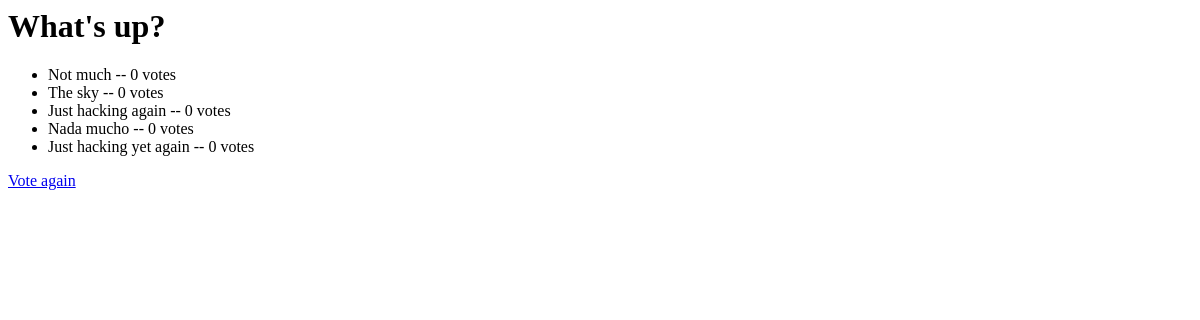
/polls/1/results/, run on an earlier commit of the app's database.
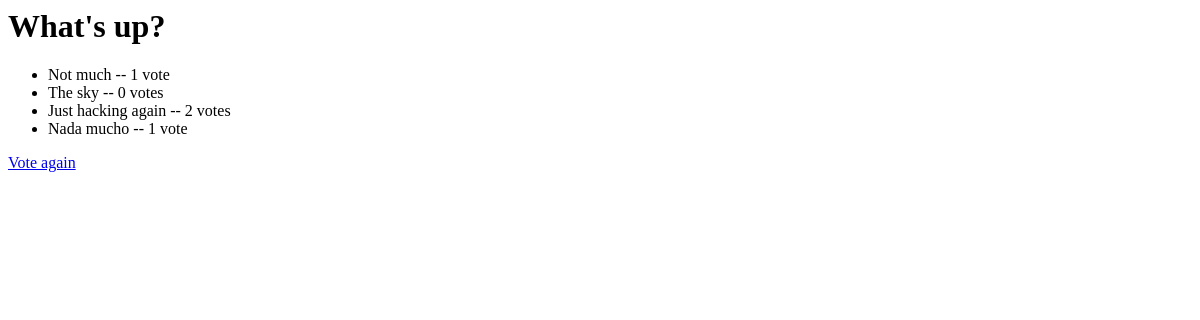
And on a later commit of the database.
### polls/models.py (models this page shows, shortened)
class Question(models.Model):
    question_text = models.CharField(max_length=200)
    pub_date = models.DateTimeField('date published')

class Choice(models.Model):
    question = models.ForeignKey(Question, on_delete=models.CASCADE)
    choice_text = models.CharField(max_length=200)
    votes = models.IntegerField(default=0)

### polls/views.py (the view)
# urls.py: url(r'^(?P<question_id>[0-9]+)/results/$', views.results, name='results'),
def results(request, question_id):
    question = get_object_or_404(Question, pk=question_id)
    return render(request, 'polls/results.html', {'question': question})

### polls/templates/polls/results.html
<h1>{{ question.question_text }}</h1>
<ul>
{% for choice in question.choice_set.all %}
    <li>{{ choice.choice_text }} -- {{ choice.votes }} vote{{choice.votes|pluralize}}</li>
{% endfor %}
</ul>
<a href="{% url 'polls:detail' question.id %}">Vote again</a>

What changed in the data, as far as the page shows it:
removed Choice: choice_text "Just hacking yet again", votes "0"
changed Choice "Not much": votes "0" → "1"
changed Choice "Just hacking again": votes "0" → "2"
changed Choice "Nada mucho": votes "0" → "1"
